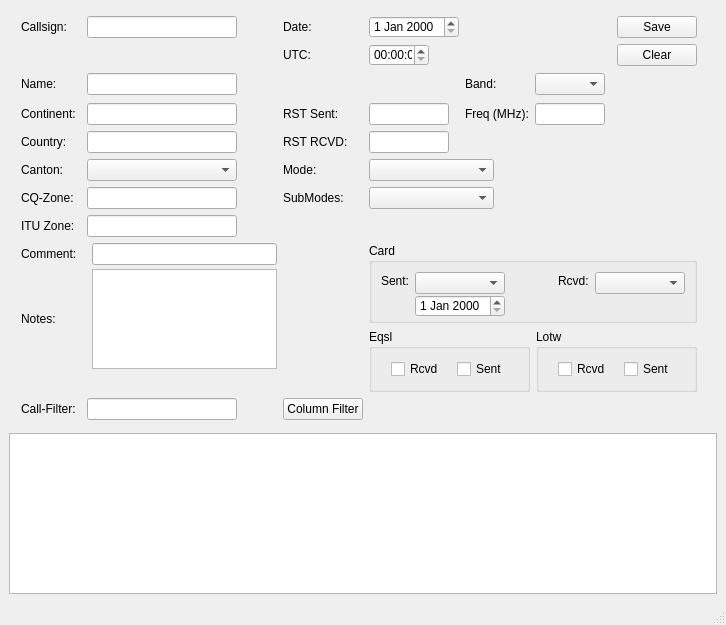
<?xml version="1.0" encoding="UTF-8"?>
<ui version="4.0">
 <class>MainWindow</class>
 <widget class="QMainWindow" name="MainWindow">
  <property name="geometry">
   <rect>
    <x>0</x>
    <y>0</y>
    <width>726</width>
    <height>625</height>
   </rect>
  </property>
  <property name="minimumSize">
   <size>
    <width>726</width>
    <height>625</height>
   </size>
  </property>
  <property name="windowTitle">
   <string>MainWindow</string>
  </property>
  <widget class="QWidget" name="centralwidget">
   <layout class="QVBoxLayout" name="verticalLayout">
    <item>
     <layout class="QGridLayout" name="gridLayout">
      <property name="sizeConstraint">
       <enum>QLayout::SetNoConstraint</enum>
      </property>
      <property name="leftMargin">
       <number>7</number>
      </property>
      <property name="topMargin">
       <number>7</number>
      </property>
      <property name="rightMargin">
       <number>7</number>
      </property>
      <property name="bottomMargin">
       <number>7</number>
      </property>
      <item row="0" column="11">
       <widget class="QPushButton" name="bt_save">
        <property name="minimumSize">
         <size>
          <width>0</width>
          <height>22</height>
         </size>
        </property>
        <property name="maximumSize">
         <size>
          <width>16777215</width>
          <height>22</height>
         </size>
        </property>
        <property name="text">
         <string>Save</string>
        </property>
       </widget>
      </item>
      <item row="4" column="8">
       <widget class="QLabel" name="lb_band">
        <property name="minimumSize">
         <size>
          <width>0</width>
          <height>22</height>
         </size>
        </property>
        <property name="maximumSize">
         <size>
          <width>16777215</width>
          <height>22</height>
         </size>
        </property>
        <property name="font">
         <font>
          <pointsize>9</pointsize>
         </font>
        </property>
        <property name="text">
         <string>Band:</string>
        </property>
       </widget>
      </item>
      <item row="5" column="5">
       <widget class="QLabel" name="lb_rst_sent">
        <property name="minimumSize">
         <size>
          <width>0</width>
          <height>22</height>
         </size>
        </property>
        <property name="maximumSize">
         <size>
          <width>16777215</width>
          <height>22</height>
         </size>
        </property>
        <property name="font">
         <font>
          <pointsize>9</pointsize>
         </font>
        </property>
        <property name="text">
         <string>RST Sent:</string>
        </property>
       </widget>
      </item>
      <item row="0" column="0">
       <spacer name="horizontalSpacer_2">
        <property name="orientation">
         <enum>Qt::Horizontal</enum>
        </property>
        <property name="sizeHint" stdset="0">
         <size>
          <width>13</width>
          <height>19</height>
         </size>
        </property>
       </spacer>
      </item>
      <item row="12" column="12">
       <spacer name="horizontalSpacer">
        <property name="orientation">
         <enum>Qt::Horizontal</enum>
        </property>
        <property name="sizeType">
         <enum>QSizePolicy::Expanding</enum>
        </property>
        <property name="sizeHint" stdset="0">
         <size>
          <width>13</width>
          <height>115</height>
         </size>
        </property>
       </spacer>
      </item>
      <item row="0" column="5">
       <widget class="QLabel" name="lb_date">
        <property name="sizePolicy">
         <sizepolicy hsizetype="Preferred" vsizetype="Fixed">
          <horstretch>0</horstretch>
          <verstretch>0</verstretch>
         </sizepolicy>
        </property>
        <property name="minimumSize">
         <size>
          <width>0</width>
          <height>22</height>
         </size>
        </property>
        <property name="maximumSize">
         <size>
          <width>16777215</width>
          <height>22</height>
         </size>
        </property>
        <property name="font">
         <font>
          <pointsize>9</pointsize>
         </font>
        </property>
        <property name="text">
         <string>Date:</string>
        </property>
       </widget>
      </item>
      <item row="12" column="6" colspan="6">
       <layout class="QGridLayout" name="gridLayout_3">
        <item row="1" column="0">
         <widget class="QGroupBox" name="gp_eqsl">
          <property name="font">
           <font>
            <pointsize>9</pointsize>
           </font>
          </property>
          <property name="title">
           <string>Eqsl</string>
          </property>
          <layout class="QHBoxLayout" name="horizontalLayout_2">
           <item>
            <widget class="QCheckBox" name="cb_eqsl_rcvd_new">
             <property name="sizePolicy">
              <sizepolicy hsizetype="Fixed" vsizetype="Fixed">
               <horstretch>0</horstretch>
               <verstretch>0</verstretch>
              </sizepolicy>
             </property>
             <property name="minimumSize">
              <size>
               <width>50</width>
               <height>22</height>
              </size>
             </property>
             <property name="maximumSize">
              <size>
               <width>50</width>
               <height>22</height>
              </size>
             </property>
             <property name="text">
              <string>Rcvd</string>
             </property>
            </widget>
           </item>
           <item>
            <widget class="QCheckBox" name="cb_eqsl_sent_new">
             <property name="sizePolicy">
              <sizepolicy hsizetype="Fixed" vsizetype="Fixed">
               <horstretch>0</horstretch>
               <verstretch>0</verstretch>
              </sizepolicy>
             </property>
             <property name="minimumSize">
              <size>
               <width>50</width>
               <height>22</height>
              </size>
             </property>
             <property name="maximumSize">
              <size>
               <width>50</width>
               <height>22</height>
              </size>
             </property>
             <property name="text">
              <string>Sent</string>
             </property>
            </widget>
           </item>
          </layout>
         </widget>
        </item>
        <item row="1" column="1">
         <widget class="QGroupBox" name="gb_lotw">
          <property name="font">
           <font>
            <pointsize>9</pointsize>
           </font>
          </property>
          <property name="title">
           <string>Lotw</string>
          </property>
          <layout class="QHBoxLayout" name="horizontalLayout_3">
           <item>
            <widget class="QCheckBox" name="cb_lotw_rcvd_new">
             <property name="sizePolicy">
              <sizepolicy hsizetype="Fixed" vsizetype="Fixed">
               <horstretch>0</horstretch>
               <verstretch>0</verstretch>
              </sizepolicy>
             </property>
             <property name="minimumSize">
              <size>
               <width>50</width>
               <height>22</height>
              </size>
             </property>
             <property name="maximumSize">
              <size>
               <width>50</width>
               <height>22</height>
              </size>
             </property>
             <property name="text">
              <string>Rcvd</string>
             </property>
            </widget>
           </item>
           <item>
            <widget class="QCheckBox" name="cb_lotw_sent_new">
             <property name="sizePolicy">
              <sizepolicy hsizetype="Fixed" vsizetype="Fixed">
               <horstretch>0</horstretch>
               <verstretch>0</verstretch>
              </sizepolicy>
             </property>
             <property name="minimumSize">
              <size>
               <width>50</width>
               <height>22</height>
              </size>
             </property>
             <property name="maximumSize">
              <size>
               <width>50</width>
               <height>22</height>
              </size>
             </property>
             <property name="text">
              <string>Sent</string>
             </property>
            </widget>
           </item>
          </layout>
         </widget>
        </item>
        <item row="0" column="0" colspan="2">
         <widget class="QGroupBox" name="gb_card">
          <property name="minimumSize">
           <size>
            <width>0</width>
            <height>80</height>
           </size>
          </property>
          <property name="maximumSize">
           <size>
            <width>16777215</width>
            <height>80</height>
           </size>
          </property>
          <property name="font">
           <font>
            <pointsize>9</pointsize>
           </font>
          </property>
          <property name="title">
           <string>Card</string>
          </property>
          <layout class="QGridLayout" name="gridLayout_2">
           <item row="0" column="0">
            <widget class="QLabel" name="lb_qsl_sent">
             <property name="text">
              <string>Sent:</string>
             </property>
            </widget>
           </item>
           <item row="0" column="3">
            <widget class="QLabel" name="lb_qsl_rcvd">
             <property name="text">
              <string>Rcvd:</string>
             </property>
            </widget>
           </item>
           <item row="0" column="2">
            <spacer name="horizontalSpacer_4">
             <property name="orientation">
              <enum>Qt::Horizontal</enum>
             </property>
             <property name="sizeHint" stdset="0">
              <size>
               <width>40</width>
               <height>20</height>
              </size>
             </property>
            </spacer>
           </item>
           <item row="0" column="4">
            <widget class="QComboBox" name="cbo_rcvd_options">
             <property name="minimumSize">
              <size>
               <width>90</width>
               <height>22</height>
              </size>
             </property>
             <property name="maximumSize">
              <size>
               <width>90</width>
               <height>22</height>
              </size>
             </property>
            </widget>
           </item>
           <item row="0" column="1">
            <widget class="QComboBox" name="cbo_sent_options">
             <property name="minimumSize">
              <size>
               <width>90</width>
               <height>22</height>
              </size>
             </property>
             <property name="maximumSize">
              <size>
               <width>90</width>
               <height>22</height>
              </size>
             </property>
            </widget>
           </item>
           <item row="1" column="1">
            <widget class="QDateEdit" name="de_qsl_sent_date">
             <property name="minimumSize">
              <size>
               <width>90</width>
               <height>22</height>
              </size>
             </property>
             <property name="maximumSize">
              <size>
               <width>90</width>
               <height>22</height>
              </size>
             </property>
            </widget>
           </item>
          </layout>
         </widget>
        </item>
       </layout>
      </item>
      <item row="5" column="6">
       <widget class="QLineEdit" name="le_rst_sent">
        <property name="minimumSize">
         <size>
          <width>80</width>
          <height>22</height>
         </size>
        </property>
        <property name="maximumSize">
         <size>
          <width>80</width>
          <height>22</height>
         </size>
        </property>
        <property name="font">
         <font>
          <pointsize>9</pointsize>
         </font>
        </property>
       </widget>
      </item>
      <item row="9" column="1">
       <widget class="QLabel" name="lb_cq">
        <property name="minimumSize">
         <size>
          <width>56</width>
          <height>22</height>
         </size>
        </property>
        <property name="maximumSize">
         <size>
          <width>56</width>
          <height>22</height>
         </size>
        </property>
        <property name="font">
         <font>
          <pointsize>9</pointsize>
         </font>
        </property>
        <property name="text">
         <string>CQ-Zone:</string>
        </property>
       </widget>
      </item>
      <item row="4" column="2" colspan="2">
       <widget class="QLineEdit" name="le_name">
        <property name="minimumSize">
         <size>
          <width>150</width>
          <height>22</height>
         </size>
        </property>
        <property name="maximumSize">
         <size>
          <width>150</width>
          <height>22</height>
         </size>
        </property>
        <property name="font">
         <font>
          <pointsize>9</pointsize>
         </font>
        </property>
       </widget>
      </item>
      <item row="3" column="11">
       <widget class="QPushButton" name="bt_new">
        <property name="minimumSize">
         <size>
          <width>0</width>
          <height>22</height>
         </size>
        </property>
        <property name="maximumSize">
         <size>
          <width>16777215</width>
          <height>22</height>
         </size>
        </property>
        <property name="text">
         <string>Clear</string>
        </property>
       </widget>
      </item>
      <item row="5" column="9">
       <widget class="QLineEdit" name="le_freq">
        <property name="minimumSize">
         <size>
          <width>70</width>
          <height>22</height>
         </size>
        </property>
        <property name="maximumSize">
         <size>
          <width>70</width>
          <height>22</height>
         </size>
        </property>
        <property name="font">
         <font>
          <pointsize>9</pointsize>
         </font>
        </property>
       </widget>
      </item>
      <item row="8" column="2" colspan="2">
       <widget class="QComboBox" name="cb_canton">
        <property name="minimumSize">
         <size>
          <width>150</width>
          <height>22</height>
         </size>
        </property>
        <property name="maximumSize">
         <size>
          <width>150</width>
          <height>22</height>
         </size>
        </property>
        <property name="font">
         <font>
          <pointsize>9</pointsize>
         </font>
        </property>
       </widget>
      </item>
      <item row="7" column="1">
       <widget class="QLabel" name="lb_county">
        <property name="minimumSize">
         <size>
          <width>0</width>
          <height>22</height>
         </size>
        </property>
        <property name="maximumSize">
         <size>
          <width>16777215</width>
          <height>22</height>
         </size>
        </property>
        <property name="font">
         <font>
          <pointsize>9</pointsize>
         </font>
        </property>
        <property name="text">
         <string>Country:</string>
        </property>
       </widget>
      </item>
      <item row="0" column="6" colspan="2">
       <widget class="QDateEdit" name="dateEdit">
        <property name="enabled">
         <bool>true</bool>
        </property>
        <property name="minimumSize">
         <size>
          <width>90</width>
          <height>22</height>
         </size>
        </property>
        <property name="maximumSize">
         <size>
          <width>90</width>
          <height>22</height>
         </size>
        </property>
        <property name="font">
         <font>
          <pointsize>9</pointsize>
         </font>
        </property>
       </widget>
      </item>
      <item row="7" column="5">
       <widget class="QLabel" name="lb_rst_rcvd">
        <property name="minimumSize">
         <size>
          <width>0</width>
          <height>22</height>
         </size>
        </property>
        <property name="maximumSize">
         <size>
          <width>16777215</width>
          <height>22</height>
         </size>
        </property>
        <property name="font">
         <font>
          <pointsize>9</pointsize>
         </font>
        </property>
        <property name="text">
         <string>RST RCVD:</string>
        </property>
       </widget>
      </item>
      <item row="10" column="2">
       <widget class="QLineEdit" name="le_itu">
        <property name="minimumSize">
         <size>
          <width>150</width>
          <height>22</height>
         </size>
        </property>
        <property name="maximumSize">
         <size>
          <width>150</width>
          <height>22</height>
         </size>
        </property>
        <property name="font">
         <font>
          <pointsize>9</pointsize>
         </font>
        </property>
       </widget>
      </item>
      <item row="0" column="2" colspan="2">
       <widget class="QLineEdit" name="le_call">
        <property name="minimumSize">
         <size>
          <width>150</width>
          <height>22</height>
         </size>
        </property>
        <property name="maximumSize">
         <size>
          <width>150</width>
          <height>22</height>
         </size>
        </property>
        <property name="font">
         <font>
          <pointsize>9</pointsize>
         </font>
        </property>
        <property name="inputMethodHints">
         <set>Qt::ImhUppercaseOnly</set>
        </property>
       </widget>
      </item>
      <item row="0" column="1">
       <widget class="QLabel" name="lb_call">
        <property name="sizePolicy">
         <sizepolicy hsizetype="Preferred" vsizetype="Fixed">
          <horstretch>0</horstretch>
          <verstretch>0</verstretch>
         </sizepolicy>
        </property>
        <property name="minimumSize">
         <size>
          <width>0</width>
          <height>22</height>
         </size>
        </property>
        <property name="maximumSize">
         <size>
          <width>16777215</width>
          <height>22</height>
         </size>
        </property>
        <property name="font">
         <font>
          <pointsize>9</pointsize>
         </font>
        </property>
        <property name="text">
         <string>Callsign:</string>
        </property>
       </widget>
      </item>
      <item row="5" column="8">
       <widget class="QLabel" name="lb_freq">
        <property name="minimumSize">
         <size>
          <width>0</width>
          <height>22</height>
         </size>
        </property>
        <property name="maximumSize">
         <size>
          <width>16777215</width>
          <height>22</height>
         </size>
        </property>
        <property name="font">
         <font>
          <pointsize>9</pointsize>
         </font>
        </property>
        <property name="text">
         <string>Freq (MHz):</string>
        </property>
       </widget>
      </item>
      <item row="4" column="1">
       <widget class="QLabel" name="lb_name">
        <property name="minimumSize">
         <size>
          <width>0</width>
          <height>22</height>
         </size>
        </property>
        <property name="maximumSize">
         <size>
          <width>16777215</width>
          <height>22</height>
         </size>
        </property>
        <property name="font">
         <font>
          <pointsize>9</pointsize>
         </font>
        </property>
        <property name="text">
         <string>Name:</string>
        </property>
       </widget>
      </item>
      <item row="3" column="6">
       <widget class="QTimeEdit" name="timeEdit">
        <property name="minimumSize">
         <size>
          <width>0</width>
          <height>22</height>
         </size>
        </property>
        <property name="maximumSize">
         <size>
          <width>60</width>
          <height>22</height>
         </size>
        </property>
        <property name="font">
         <font>
          <pointsize>9</pointsize>
         </font>
        </property>
       </widget>
      </item>
      <item row="13" column="5">
       <widget class="QPushButton" name="bt_column_filter">
        <property name="minimumSize">
         <size>
          <width>0</width>
          <height>22</height>
         </size>
        </property>
        <property name="maximumSize">
         <size>
          <width>16777215</width>
          <height>22</height>
         </size>
        </property>
        <property name="font">
         <font>
          <pointsize>9</pointsize>
         </font>
        </property>
        <property name="text">
         <string>Column Filter</string>
        </property>
       </widget>
      </item>
      <item row="4" column="12">
       <spacer name="horizontalSpacer_3">
        <property name="orientation">
         <enum>Qt::Horizontal</enum>
        </property>
        <property name="sizeType">
         <enum>QSizePolicy::Fixed</enum>
        </property>
        <property name="sizeHint" stdset="0">
         <size>
          <width>13</width>
          <height>25</height>
         </size>
        </property>
       </spacer>
      </item>
      <item row="7" column="6">
       <widget class="QLineEdit" name="le_rst_rcvd">
        <property name="minimumSize">
         <size>
          <width>80</width>
          <height>22</height>
         </size>
        </property>
        <property name="maximumSize">
         <size>
          <width>80</width>
          <height>22</height>
         </size>
        </property>
        <property name="font">
         <font>
          <pointsize>9</pointsize>
         </font>
        </property>
       </widget>
      </item>
      <item row="3" column="5">
       <widget class="QLabel" name="lb_utc">
        <property name="minimumSize">
         <size>
          <width>0</width>
          <height>22</height>
         </size>
        </property>
        <property name="maximumSize">
         <size>
          <width>16777215</width>
          <height>22</height>
         </size>
        </property>
        <property name="font">
         <font>
          <pointsize>9</pointsize>
         </font>
        </property>
        <property name="text">
         <string>UTC:</string>
        </property>
       </widget>
      </item>
      <item row="4" column="9">
       <widget class="QComboBox" name="cb_band">
        <property name="minimumSize">
         <size>
          <width>70</width>
          <height>22</height>
         </size>
        </property>
        <property name="maximumSize">
         <size>
          <width>70</width>
          <height>22</height>
         </size>
        </property>
        <property name="font">
         <font>
          <pointsize>9</pointsize>
         </font>
        </property>
       </widget>
      </item>
      <item row="9" column="6" colspan="3">
       <widget class="QComboBox" name="cb_submodes">
        <property name="minimumSize">
         <size>
          <width>125</width>
          <height>22</height>
         </size>
        </property>
        <property name="maximumSize">
         <size>
          <width>125</width>
          <height>22</height>
         </size>
        </property>
        <property name="font">
         <font>
          <pointsize>9</pointsize>
         </font>
        </property>
       </widget>
      </item>
      <item row="7" column="2" colspan="2">
       <widget class="QLineEdit" name="le_country">
        <property name="minimumSize">
         <size>
          <width>150</width>
          <height>22</height>
         </size>
        </property>
        <property name="maximumSize">
         <size>
          <width>150</width>
          <height>22</height>
         </size>
        </property>
        <property name="font">
         <font>
          <pointsize>9</pointsize>
         </font>
        </property>
       </widget>
      </item>
      <item row="8" column="1">
       <widget class="QLabel" name="lb_canton">
        <property name="minimumSize">
         <size>
          <width>0</width>
          <height>22</height>
         </size>
        </property>
        <property name="maximumSize">
         <size>
          <width>16777215</width>
          <height>22</height>
         </size>
        </property>
        <property name="font">
         <font>
          <pointsize>9</pointsize>
         </font>
        </property>
        <property name="text">
         <string>Canton:</string>
        </property>
       </widget>
      </item>
      <item row="10" column="1">
       <widget class="QLabel" name="lb_itu">
        <property name="minimumSize">
         <size>
          <width>56</width>
          <height>22</height>
         </size>
        </property>
        <property name="maximumSize">
         <size>
          <width>56</width>
          <height>22</height>
         </size>
        </property>
        <property name="font">
         <font>
          <pointsize>9</pointsize>
         </font>
        </property>
        <property name="text">
         <string>ITU Zone:</string>
        </property>
       </widget>
      </item>
      <item row="9" column="2">
       <widget class="QLineEdit" name="le_cq">
        <property name="minimumSize">
         <size>
          <width>150</width>
          <height>22</height>
         </size>
        </property>
        <property name="maximumSize">
         <size>
          <width>150</width>
          <height>22</height>
         </size>
        </property>
        <property name="font">
         <font>
          <pointsize>9</pointsize>
         </font>
        </property>
       </widget>
      </item>
      <item row="5" column="1">
       <widget class="QLabel" name="lb_continent">
        <property name="font">
         <font>
          <pointsize>9</pointsize>
         </font>
        </property>
        <property name="text">
         <string>Continent:</string>
        </property>
       </widget>
      </item>
      <item row="12" column="1" colspan="4">
       <layout class="QFormLayout" name="formLayout">
        <property name="sizeConstraint">
         <enum>QLayout::SetFixedSize</enum>
        </property>
        <property name="verticalSpacing">
         <number>4</number>
        </property>
        <item row="0" column="0">
         <widget class="QLabel" name="lb_comment">
          <property name="sizePolicy">
           <sizepolicy hsizetype="Fixed" vsizetype="Fixed">
            <horstretch>0</horstretch>
            <verstretch>0</verstretch>
           </sizepolicy>
          </property>
          <property name="minimumSize">
           <size>
            <width>65</width>
            <height>22</height>
           </size>
          </property>
          <property name="maximumSize">
           <size>
            <width>65</width>
            <height>22</height>
           </size>
          </property>
          <property name="font">
           <font>
            <pointsize>9</pointsize>
           </font>
          </property>
          <property name="text">
           <string>Comment:</string>
          </property>
         </widget>
        </item>
        <item row="0" column="1">
         <widget class="QLineEdit" name="le_comment">
          <property name="sizePolicy">
           <sizepolicy hsizetype="Expanding" vsizetype="Fixed">
            <horstretch>0</horstretch>
            <verstretch>0</verstretch>
           </sizepolicy>
          </property>
          <property name="minimumSize">
           <size>
            <width>170</width>
            <height>22</height>
           </size>
          </property>
          <property name="maximumSize">
           <size>
            <width>200</width>
            <height>22</height>
           </size>
          </property>
         </widget>
        </item>
        <item row="1" column="1">
         <widget class="QTextEdit" name="te_notes">
          <property name="minimumSize">
           <size>
            <width>170</width>
            <height>100</height>
           </size>
          </property>
          <property name="maximumSize">
           <size>
            <width>200</width>
            <height>100</height>
           </size>
          </property>
          <property name="font">
           <font>
            <pointsize>9</pointsize>
           </font>
          </property>
         </widget>
        </item>
        <item row="1" column="0">
         <widget class="QLabel" name="lb_notes">
          <property name="minimumSize">
           <size>
            <width>46</width>
            <height>100</height>
           </size>
          </property>
          <property name="maximumSize">
           <size>
            <width>46</width>
            <height>100</height>
           </size>
          </property>
          <property name="font">
           <font>
            <pointsize>9</pointsize>
           </font>
          </property>
          <property name="text">
           <string>Notes:</string>
          </property>
         </widget>
        </item>
        <item row="2" column="1">
         <spacer name="verticalSpacer_3">
          <property name="orientation">
           <enum>Qt::Vertical</enum>
          </property>
          <property name="sizeHint" stdset="0">
           <size>
            <width>20</width>
            <height>40</height>
           </size>
          </property>
         </spacer>
        </item>
       </layout>
      </item>
      <item row="8" column="5">
       <widget class="QLabel" name="lb_mode">
        <property name="minimumSize">
         <size>
          <width>0</width>
          <height>22</height>
         </size>
        </property>
        <property name="maximumSize">
         <size>
          <width>16777215</width>
          <height>22</height>
         </size>
        </property>
        <property name="font">
         <font>
          <pointsize>9</pointsize>
         </font>
        </property>
        <property name="text">
         <string>Mode:</string>
        </property>
       </widget>
      </item>
      <item row="8" column="6" colspan="3">
       <widget class="QComboBox" name="cb_mode">
        <property name="minimumSize">
         <size>
          <width>125</width>
          <height>22</height>
         </size>
        </property>
        <property name="maximumSize">
         <size>
          <width>125</width>
          <height>22</height>
         </size>
        </property>
        <property name="font">
         <font>
          <pointsize>9</pointsize>
         </font>
        </property>
       </widget>
      </item>
      <item row="9" column="5">
       <widget class="QLabel" name="lb_submodes">
        <property name="minimumSize">
         <size>
          <width>0</width>
          <height>22</height>
         </size>
        </property>
        <property name="maximumSize">
         <size>
          <width>16777215</width>
          <height>22</height>
         </size>
        </property>
        <property name="font">
         <font>
          <pointsize>9</pointsize>
         </font>
        </property>
        <property name="text">
         <string>SubModes:</string>
        </property>
       </widget>
      </item>
      <item row="13" column="1">
       <widget class="QLabel" name="lb_filter">
        <property name="sizePolicy">
         <sizepolicy hsizetype="Fixed" vsizetype="Fixed">
          <horstretch>0</horstretch>
          <verstretch>0</verstretch>
         </sizepolicy>
        </property>
        <property name="minimumSize">
         <size>
          <width>60</width>
          <height>22</height>
         </size>
        </property>
        <property name="maximumSize">
         <size>
          <width>60</width>
          <height>22</height>
         </size>
        </property>
        <property name="font">
         <font>
          <pointsize>9</pointsize>
         </font>
        </property>
        <property name="text">
         <string>Call-Filter:</string>
        </property>
       </widget>
      </item>
      <item row="5" column="2">
       <widget class="QLineEdit" name="le_continent">
        <property name="minimumSize">
         <size>
          <width>150</width>
          <height>22</height>
         </size>
        </property>
        <property name="maximumSize">
         <size>
          <width>150</width>
          <height>22</height>
         </size>
        </property>
        <property name="font">
         <font>
          <pointsize>9</pointsize>
         </font>
        </property>
       </widget>
      </item>
      <item row="5" column="4">
       <spacer name="horizontalSpacer_5">
        <property name="orientation">
         <enum>Qt::Horizontal</enum>
        </property>
        <property name="sizeType">
         <enum>QSizePolicy::Maximum</enum>
        </property>
        <property name="sizeHint" stdset="0">
         <size>
          <width>13</width>
          <height>19</height>
         </size>
        </property>
       </spacer>
      </item>
      <item row="13" column="2" colspan="2">
       <widget class="QLineEdit" name="le_filter">
        <property name="sizePolicy">
         <sizepolicy hsizetype="Fixed" vsizetype="Fixed">
          <horstretch>0</horstretch>
          <verstretch>0</verstretch>
         </sizepolicy>
        </property>
        <property name="minimumSize">
         <size>
          <width>150</width>
          <height>22</height>
         </size>
        </property>
        <property name="maximumSize">
         <size>
          <width>150</width>
          <height>22</height>
         </size>
        </property>
        <property name="font">
         <font>
          <pointsize>9</pointsize>
         </font>
        </property>
       </widget>
      </item>
     </layout>
    </item>
    <item>
     <widget class="QTableView" name="tableView">
      <property name="minimumSize">
       <size>
        <width>0</width>
        <height>0</height>
       </size>
      </property>
     </widget>
    </item>
   </layout>
  </widget>
  <widget class="QMenuBar" name="menubar">
   <property name="geometry">
    <rect>
     <x>0</x>
     <y>0</y>
     <width>726</width>
     <height>22</height>
    </rect>
   </property>
  </widget>
  <widget class="QStatusBar" name="statusbar"/>
 </widget>
 <tabstops>
  <tabstop>le_call</tabstop>
  <tabstop>dateEdit</tabstop>
  <tabstop>timeEdit</tabstop>
  <tabstop>cb_band</tabstop>
  <tabstop>le_freq</tabstop>
  <tabstop>le_rst_sent</tabstop>
  <tabstop>le_rst_rcvd</tabstop>
  <tabstop>tableView</tabstop>
  <tabstop>bt_column_filter</tabstop>
  <tabstop>bt_save</tabstop>
  <tabstop>bt_new</tabstop>
 </tabstops>
 <resources/>
 <connections/>
</ui>
